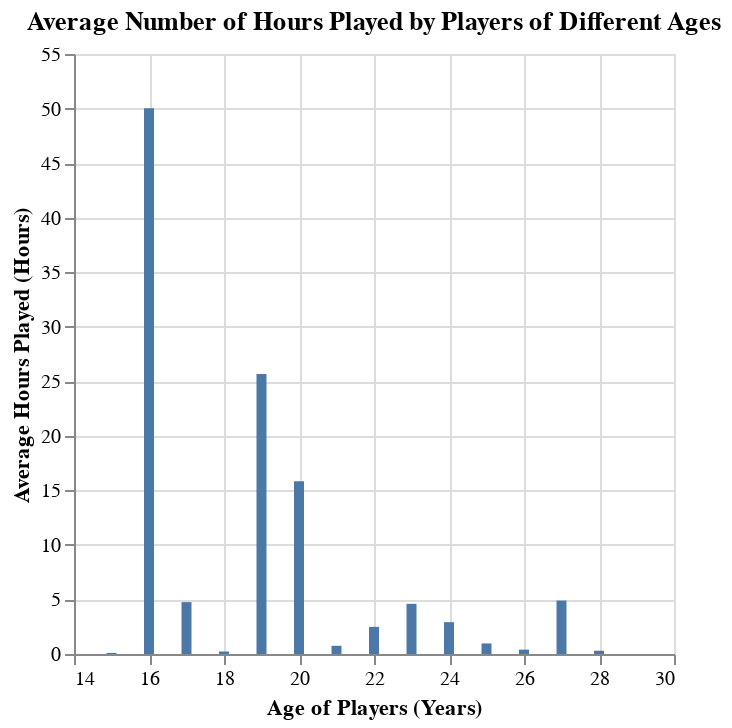

The notebook cell saved with this chart:
### Code cell
display(player_data_age_bar)

### Figure 1 — Vega-Lite specification as saved in the notebook (floating-point values rounded to 4 significant figures)
{"config": {"view": {"continuousWidth": 300, "continuousHeight": 300}}, "data": {"name": "data-091994dae3abccb7e4558751e072667a"}, "mark": {"type": "bar"}, "encoding": {"x": {"field": "age", "title": "Age of Players (Years)", "type": "quantitative"}, "y": {"field": "played_hours", "title": "Average Hours Played (Hours)", "type": "quantitative"}}, "title": "Average Number of Hours Played by Players of Different Ages", "$schema": "https://vega.github.io/schema/vega-lite/v5.20.1.json", "datasets": {"data-091994dae3abccb7e4558751e072667a": [{"age": 15, "subscribe": 1.0, "played_hours": 0.1}, {"age": 16, "subscribe": 1.0, "played_hours": 50.03}, {"age": 17, "subscribe": 0.7733, "played_hours": 4.757}, {"age": 18, "subscribe": 0.2857, "played_hours": 0.2286}, {"age": 19, "subscribe": 0.8571, "played_hours": 25.66}, {"age": 20, "subscribe": 0.8571, "played_hours": 15.83}, {"age": 21, "subscribe": 0.7778, "played_hours": 0.75}, {"age": 22, "subscribe": 0.7333, "played_hours": 2.487}, {"age": 23, "subscribe": 0.6154, "played_hours": 4.6}, {"age": 24, "subscribe": 0.8, "played_hours": 2.92}, {"age": 25, "subscribe": 0.6667, "played_hours": 0.9667}, {"age": 26, "subscribe": 0.5, "played_hours": 0.4}, {"age": 27, "subscribe": 1.0, "played_hours": 4.9}, {"age": 28, "subscribe": 0.5, "played_hours": 0.3}]}}
